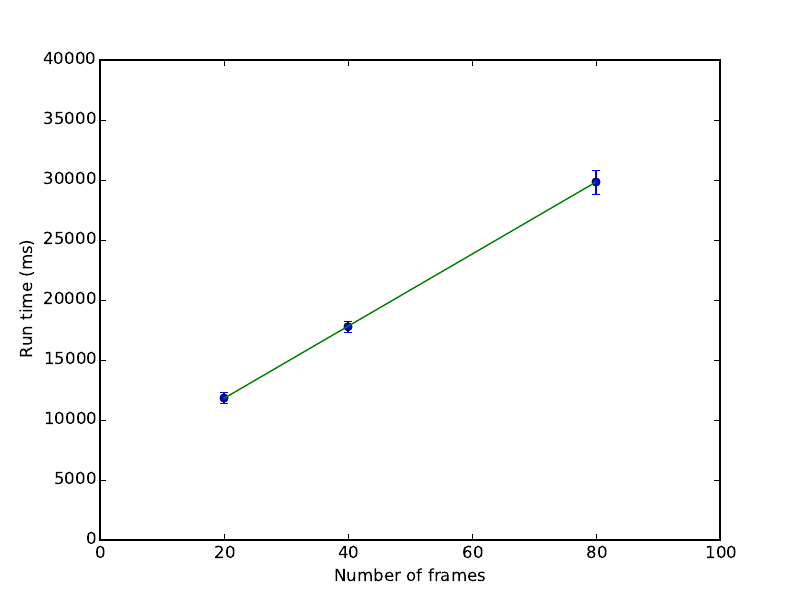

The Python source for this figure:
import sys
import numpy as np
import matplotlib.pyplot as plt
import plotshelper as mp
import re

filename = 'plot.pdf'
data =  mp.read_data('../ipepdvcompute2.txt')
data = 1.8*1000*np.array(data).transpose()
# 1000: convert seconds to ms
# 1.8: fake factor 


pdata = [
[20, data[0].mean(), data[0].std(ddof=1)],
[40, data[1].mean(), data[1].std(ddof=1)],
[80, data[2].mean(), data[2].std(ddof=1)] ]

coefficients =  mp.linearfit(pdata)
poly = np.poly1d(coefficients)
xs = np.arange(20, 80, 0.1)
ys = poly(xs)

mp.errorbar_plot(pdata, \
            xlim=(0,100), \
            ylim=(0,40000), \
            xlabel = 'Number of frames', \
            ylabel = 'Run time (ms)')
mp.plot(xs, ys, style='')
plt.savefig(filename)
